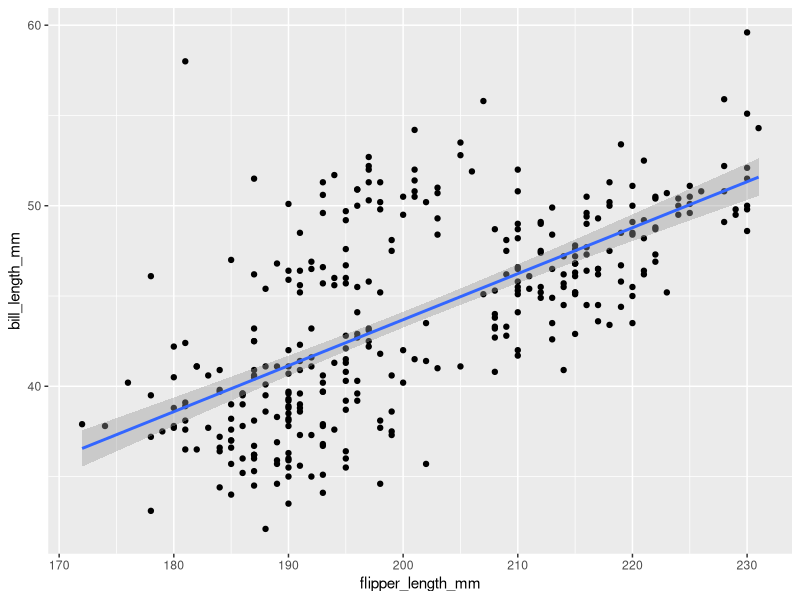
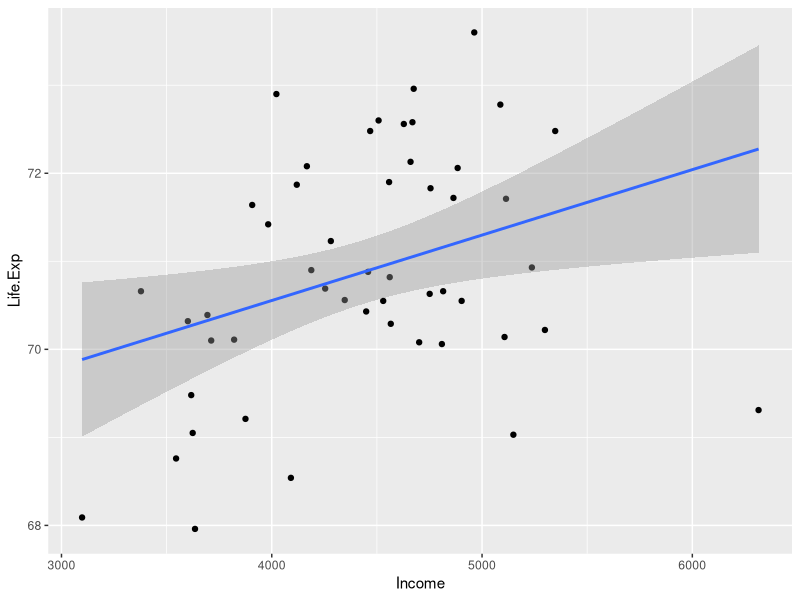

Source code (R) for these figures, in order:
## ---- chunk 1
library(palmerpenguins)
library(ggplot2)
library(dplyr)
library(datasets)
## ---- chunk 2
plot1 <- ggplot(penguins, aes(x=flipper_length_mm, bill_length_mm)) +
  geom_point() +
  geom_smooth(method='lm')
plot1
## ---- chunk 3
model1 <- lm(bill_length_mm ~ flipper_length_mm, data=penguins)
model1
## ---- chunk 4
anova(model1)
## ---- chunk 5
summary(model1)
## ---- chunk 6
new <- data.frame(flipper_length_mm=c(200))
predict(model1, new)
## ---- chunk 7
state.x77<- data.frame(state.x77)

plot2 <- ggplot(state.x77, aes(x=Income, Life.Exp)) +
  geom_point() +
  geom_smooth(method='lm')
plot2
